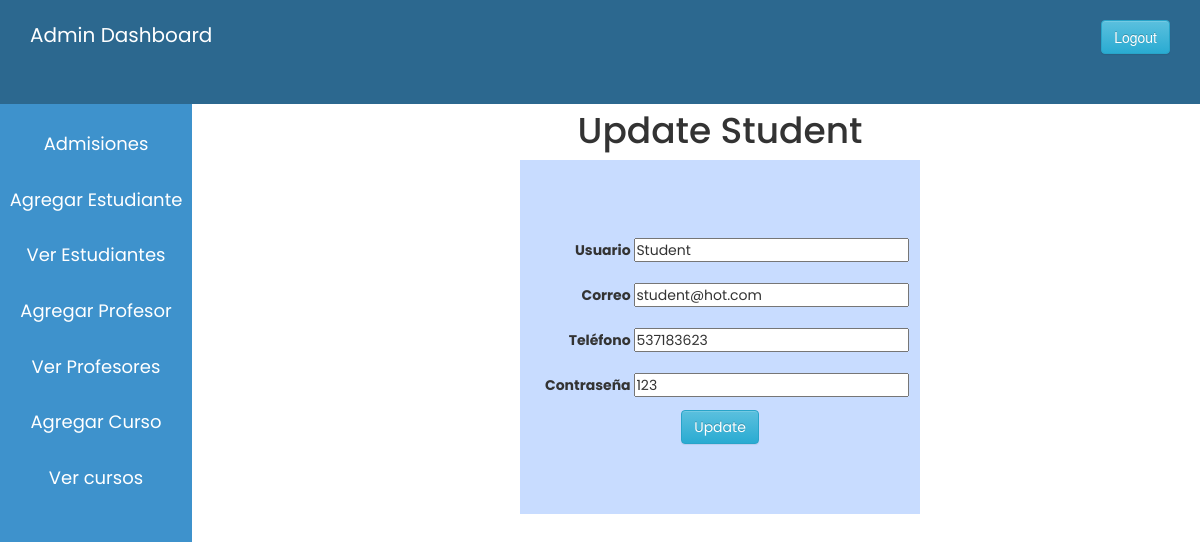
Screenshot of /update_student.php?student_id=2 (signed in) with the database file from the repository.
### tables this page shows
CREATE TABLE `user` (
  `id` int(11) NOT NULL,
  `username` varchar(255) DEFAULT NULL,
  `phone` int(30) DEFAULT NULL,
  `email` varchar(255) DEFAULT NULL,
  `usertype` varchar(50) DEFAULT NULL,
  `password` varchar(255) DEFAULT NULL
);

### update_student.php (the view, shortened to what this page needs)
<?php
  $host="localhost";
  $user="root";
  $password="";
  $db="schoolproject";
  $data=mysqli_connect($host, $user, $password, $db);
  $id=$_GET['student_id'];
  $sql="SELECT * FROM user WHERE id='$id' ";
  $result=mysqli_query($data, $sql);
  $info=$result->fetch_assoc();
?>
<!DOCTYPE html>
<html lang="en">
<head>
  <?php
    include 'admin_css.php';
  ?>
</head>
<body>
  <?php
    include 'admin_sidebar.php';
  ?>
  <div class="content">
    <center><br>
      <h1 style="font-family: Poppins;">Update Student</h1>
      <div class="div_deg">
        <form action="#" method="POST">
          <div>
            <label style="font-family: Poppins;">Usuario</label>
            <input type="text" name="name" value="<?php echo "{$info['username']}"; ?>">
          </div>
          <div>
            <label style="font-family: Poppins;">Correo</label>
            <input type="email" name="email" value="<?php echo "{$info['email']}"; ?>">
          </div>
          <div>
            <label style="font-family: Poppins;">Teléfono</label>
            <input type="number" name="phone" value="<?php echo "{$info['phone']}"; ?>">
          </div>
          <div>
            <label style="font-family: Poppins;">Contraseña</label>
            <input type="text" name="password" value="<?php echo "{$info['password']}"; ?>">
          </div>
          <div>
            <input class="btn btn-info" type="submit" name="update" value="Update" style="font-family: Poppins;">
          </div>
        </form>
      </div>
    </center>
  </div>
</body>
</html>

### admin.css (style rules this page uses)
* { margin: 0px; padding: 0px; }
.content { margin-left: 20%; margin-top: 5.9%; }

### update_student.php (style rules this page uses)
label { display: inline-block; width: 100px; text-align: right; padding-top: 10px; padding-bottom: 10px; font-family: Poppins; }
.div_deg { background-color: #c8dcff; width: 400px; padding-bottom: 70px; padding-top: 70px; font-family: Poppins; }

### rows the page displays
user: name "Student", email "student@hot.com", phone "537183623", password "123"
